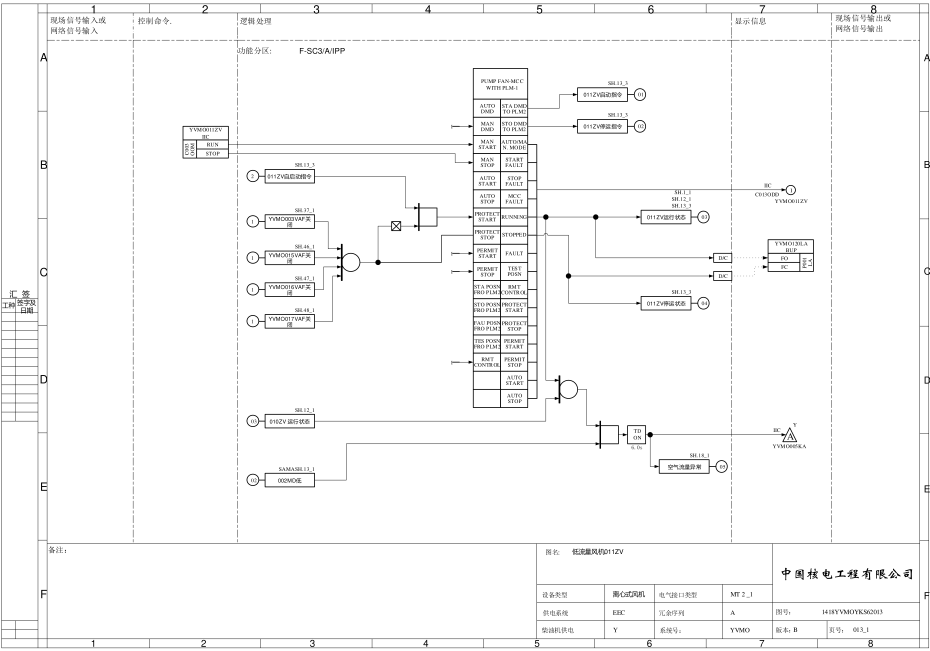
#> input picture input_FD/images_23.jpg, 4649 x 3254 px, found by its file name (shown at 1/5 size); its folder holds only this picture in this run
$ python cut_1010_pre.py
#> lines starting #> are read from the running program, lines starting #| are printed output that depends on the picture
### tuyuan/mods.py
import glob
import os
import cv2
import numpy as np

# [192 lines left out: functions contours_2, cir, not called in this run]


def getFileList(dir, Filelist, ext=None):
    """
    获取文件夹及其子文件夹中文件列表
    输入 dir：文件夹根目录
    输入 ext: 扩展名
    返回： 文件路径列表
    """
    newDir = dir
    if os.path.isfile(dir):
        if ext is None:
            Filelist.append(dir)
        else:
            if ext in dir[-3:]:
                Filelist.append(dir)

    elif os.path.isdir(dir):
        for s in os.listdir(dir):
            newDir = os.path.join(dir, s)
            getFileList(newDir, Filelist, ext)

    return Filelist


# [12 lines left out: function salt, not called in this run]

def cv_imwrite(filename,src):
    cv2.imencode('.jpg',src)[1].tofile(filename)

### tuyuan/cut_1010_pre.py
import glob
import os
import cv2
import sys
from tuyuan.mods import getFileList

# [7 lines of commented-out code are left out]


'''
用于逻辑图元涂白的前置切割操作，
'''


def cut_func_pre(img_type: str, paths: str):

#> called with img_type = 'FD', paths = './input_FD'
    area_1_x_start, area_1_x_end = 0, 0
    area_2_x_start, area_2_x_end = 0, 0
    area_3_x_start, area_3_x_end = 0, 0
    area_4_x_start, area_4_x_end = 0, 0
    area_5_x_start, area_5_x_end = 0, 0
    area_1_y_start, area_1_y_end = 0, 0
    area_2_y_start, area_2_y_end = 0, 0
    area_3_y_start, area_3_y_end = 0, 0
    area_4_y_start, area_4_y_end = 0, 0
    area_5_y_start, area_5_y_end = 0, 0

    if img_type == 'FD':
        area_1_x_start, area_1_x_end = 237, 663
        area_2_x_start, area_2_x_end = 668, 1184
        area_3_x_start, area_3_x_end = 1189, 3656
        area_4_x_start, area_4_x_end = 3661, 4155
        area_5_x_start, area_5_x_end = 4159, 4596
        area_1_y_start, area_1_y_end = 67, 2715
        area_2_y_start, area_2_y_end = 67, 2715
        area_3_y_start, area_3_y_end = 67, 2715
        area_4_y_start, area_4_y_end = 67, 2715
        area_5_y_start, area_5_y_end = 67, 2715

    elif img_type == 'SAMA':
        area_1_x_start, area_1_x_end = 237, 4596
        area_2_x_start, area_2_x_end = 237, 4596
        area_3_x_start, area_3_x_end = 237, 4596
        area_4_x_start, area_4_x_end = 237, 4596
        area_5_x_start, area_5_x_end = 237, 4596
        area_1_y_start, area_1_y_end = 67, 425
        area_2_y_start, area_2_y_end = 430, 2171
        area_3_y_start, area_3_y_end = 2176, 2534
        area_4_y_start, area_4_y_end = 2539, 2874
        area_5_y_start, area_5_y_end = 2539, 2874

    imgPath = paths
    '''
     11-11日新增代码，用于遍历输入文件夹对其重新排序  ----1-》01.jpg
    '''
    files_1 = glob.glob(imgPath + '/*.jpg')
    print("\033[32m共检索到图片数量：{}\033[0m".format(len(files_1)))
    for i in files_1:
        name = os.path.basename(imgPath + i)
        name = str(name)
        name = name.replace('images_', '')
        name = name.replace('.jpg', '')
        src = os.path.join(os.path.abspath(''),i)
        if len(name) == 1:
            up_name = '0' + name
            dst = os.path.join(os.path.abspath(imgPath + '/'), 'images_' + up_name + '.jpg')
            os.rename(src,dst)

    count = 0  # 记录图纸的个数

    files = getFileList(imgPath,[],'jpg')
    files.sort()
    for file in files:
        print(file)
        print('正在裁切第 {} 张图片'.format(count + 1))
        outputPath = f"./output_{img_type}"
        # if not os.path.isdir(outputPath+"/output_%d" % count):  # 创建文件夹
        #     os.makedirs(outputPath+"/output_%d" % count)

        if count < 10:
            if not os.path.isdir(outputPath+"/output_0%d" % count):
                os.makedirs(outputPath + "/output_0%d" % count)
        else:
            if not os.path.isdir(outputPath + "/output_%d" % count):
                os.makedirs(outputPath+"/output_%d" % count)
        # [y:y, x:x],第一个坐标是纵坐标 第二个是横坐标 以左上角为(0, 0)开始
        img = cv2.imread(file)
#> img is the input picture: shape (3254, 4649, 3); min 0, max 255, mean 248.3
        img_cut_1 = img[area_1_y_start:area_1_y_end, area_1_x_start: area_1_x_end]
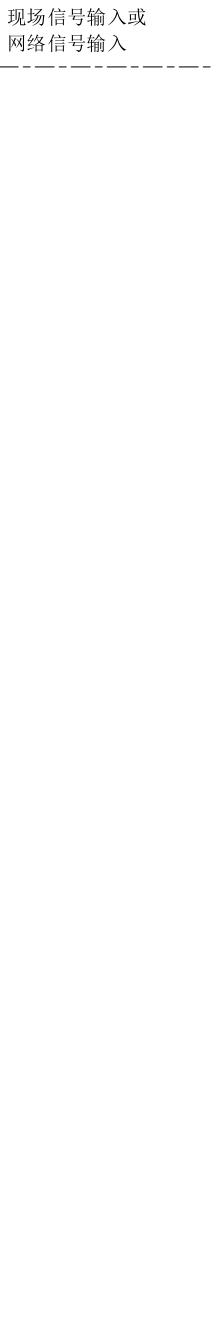
#> img_cut_1: shape (2648, 426, 3) (shown at 1/2 size); min 0, max 255, mean 254.1
        img_cut_2 = img[area_2_y_start:area_2_y_end, area_2_x_start: area_2_x_end]
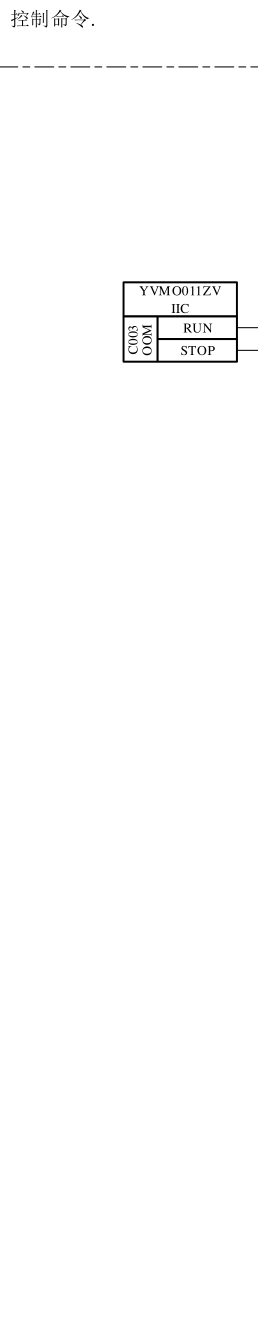
#> img_cut_2: shape (2648, 516, 3) (shown at 1/2 size); min 0, max 255, mean 253.3
        img_cut_3 = img[area_3_y_start:area_3_y_end, area_3_x_start: area_3_x_end]
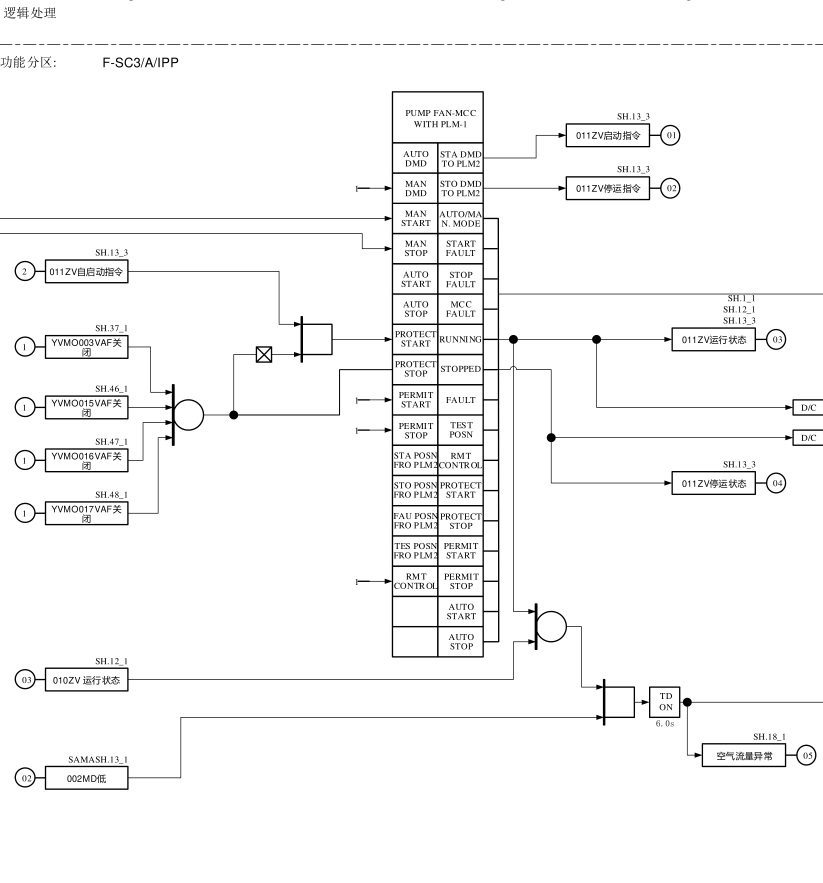
#> img_cut_3: shape (2648, 2467, 3) (shown at 1/3 size); min 0, max 255, mean 247
        img_cut_4 = img[area_4_y_start:area_4_y_end, area_4_x_start: area_4_x_end]
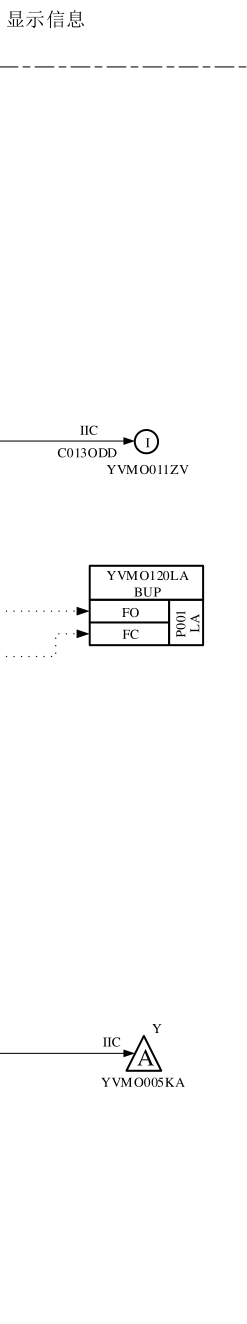
#> img_cut_4: shape (2648, 494, 3) (shown at 1/2 size); min 0, max 255, mean 252.1
        img_cut_5 = img[area_5_y_start:area_5_y_end, area_5_x_start: area_5_x_end]
        img_cut_6 = img[area_1_y_start:area_5_y_end, area_1_x_start: area_5_x_end]
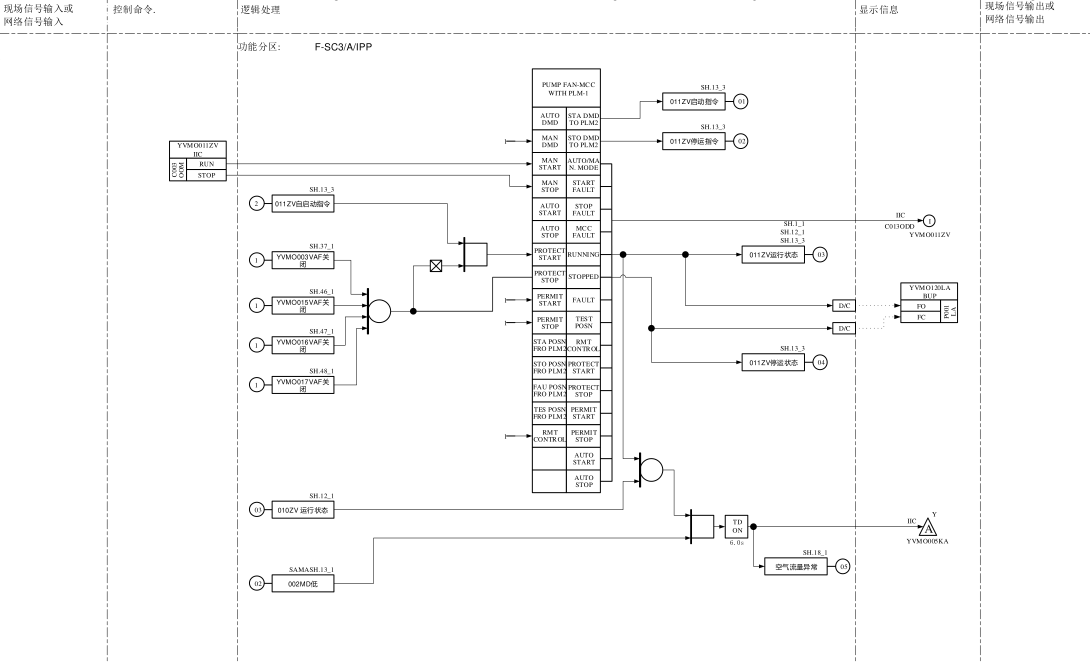
#> img_cut_6: shape (2648, 4359, 3) (shown at 1/4 size); min 0, max 255, mean 249.4
        if not os.path.isdir('path/'):  # 创建文件夹
            os.makedirs('path/')
        if count <10:
            if not os.path.isdir(outputPath + "/output_0%d/area" % count):  # 创建文件夹
                os.makedirs(outputPath + "/output_0%d/area" % count)
            if not os.path.isdir(outputPath + "/output_0%d/" % count + "0%d" % count):  # 创建文件夹
                os.makedirs(outputPath + "/output_0%d/" % count + "0%d" % count)
        else:
            if not os.path.isdir(outputPath + "/output_%d/area" % count):  # 创建文件夹
                os.makedirs(outputPath + "/output_%d/area" % count)
            if not os.path.isdir(outputPath + "/output_%d/" % count + "%d" % count):  # 创建文件夹
                os.makedirs(outputPath + "/output_%d/" % count + "%d" %count)
        if count < 10:
            img_save_path = outputPath + '/output_0%d/area/' % count
        else:
            img_save_path = outputPath + '/output_%d/area/' % count

        # [10 lines of commented-out code are left out]
        if count < 10 :
            cv2.imwrite(outputPath + '/output_0%d/' % count + "0%d/img_org.jpg" % count, img)
            cv2.imwrite('./path/output_0%d.jpg' % count, img_cut_6)
        else:
            cv2.imwrite(outputPath + '/output_%d/' % count + "%d/img_org.jpg" % count, img)
            cv2.imwrite('./path/output_%d.jpg' % count, img_cut_6)


        count = count + 1

def main():
    cut_func_pre('FD', './input_FD')
if __name__ == '__main__':
    main()
